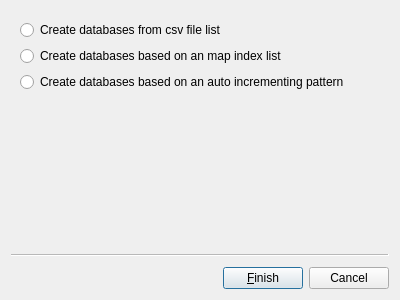
<?xml version="1.0" encoding="UTF-8"?>
<ui version="4.0">
 <class>BatchDbCreator</class>
 <widget class="QWizard" name="BatchDbCreator">
  <property name="geometry">
   <rect>
    <x>0</x>
    <y>0</y>
    <width>400</width>
    <height>300</height>
   </rect>
  </property>
  <property name="font">
   <font>
    <kerning>true</kerning>
   </font>
  </property>
  <property name="windowTitle">
   <string>Batch database creation</string>
  </property>
  <property name="wizardStyle">
   <enum>QWizard::ClassicStyle</enum>
  </property>
  <property name="options">
   <set>QWizard::NoBackButtonOnStartPage</set>
  </property>
  <widget class="QWizardPage" name="wizardPage1">
   <layout class="QGridLayout" name="gridLayout">
    <item row="2" column="0">
     <widget class="QRadioButton" name="patternRadioButton">
      <property name="text">
       <string>Create databases based on an auto incrementing pattern</string>
      </property>
     </widget>
    </item>
    <item row="0" column="0">
     <widget class="QRadioButton" name="csvRadioButton">
      <property name="text">
       <string>Create databases from csv file list</string>
      </property>
     </widget>
    </item>
    <item row="1" column="0">
     <widget class="QRadioButton" name="miListRadioButton">
      <property name="text">
       <string>Create databases based on an map index list</string>
      </property>
     </widget>
    </item>
   </layout>
  </widget>
 </widget>
 <resources/>
 <connections/>
</ui>
